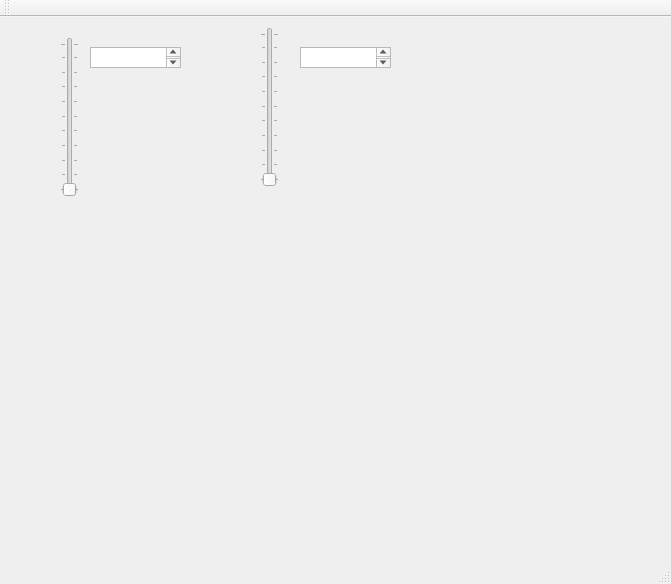
<?xml version="1.0" encoding="UTF-8"?>
<ui version="4.0">
 <class>MainWindow</class>
 <widget class="QMainWindow" name="MainWindow">
  <property name="geometry">
   <rect>
    <x>0</x>
    <y>0</y>
    <width>671</width>
    <height>584</height>
   </rect>
  </property>
  <property name="windowTitle">
   <string>MainWindow</string>
  </property>
  <widget class="QWidget" name="centralWidget">
   <widget class="QSlider" name="verticalSlider">
    <property name="geometry">
     <rect>
      <x>60</x>
      <y>20</y>
      <width>19</width>
      <height>160</height>
     </rect>
    </property>
    <property name="singleStep">
     <number>1</number>
    </property>
    <property name="pageStep">
     <number>1</number>
    </property>
    <property name="orientation">
     <enum>Qt::Vertical</enum>
    </property>
    <property name="tickPosition">
     <enum>QSlider::TicksBothSides</enum>
    </property>
    <property name="tickInterval">
     <number>10</number>
    </property>
   </widget>
   <widget class="QTextEdit" name="textEdit_L">
    <property name="geometry">
     <rect>
      <x>90</x>
      <y>30</y>
      <width>91</width>
      <height>21</height>
     </rect>
    </property>
   </widget>
   <widget class="QSlider" name="verticalSlider_R">
    <property name="geometry">
     <rect>
      <x>260</x>
      <y>10</y>
      <width>19</width>
      <height>160</height>
     </rect>
    </property>
    <property name="singleStep">
     <number>1</number>
    </property>
    <property name="pageStep">
     <number>1</number>
    </property>
    <property name="orientation">
     <enum>Qt::Vertical</enum>
    </property>
    <property name="tickPosition">
     <enum>QSlider::TicksBothSides</enum>
    </property>
    <property name="tickInterval">
     <number>10</number>
    </property>
   </widget>
   <widget class="QTextEdit" name="textEdit_R">
    <property name="geometry">
     <rect>
      <x>300</x>
      <y>30</y>
      <width>91</width>
      <height>21</height>
     </rect>
    </property>
   </widget>
  </widget>
  <widget class="QMenuBar" name="menuBar">
   <property name="geometry">
    <rect>
     <x>0</x>
     <y>0</y>
     <width>671</width>
     <height>26</height>
    </rect>
   </property>
  </widget>
  <widget class="QToolBar" name="mainToolBar">
   <attribute name="toolBarArea">
    <enum>TopToolBarArea</enum>
   </attribute>
   <attribute name="toolBarBreak">
    <bool>false</bool>
   </attribute>
  </widget>
  <widget class="QStatusBar" name="statusBar"/>
 </widget>
 <layoutdefault spacing="6" margin="11"/>
 <resources/>
 <connections/>
</ui>
